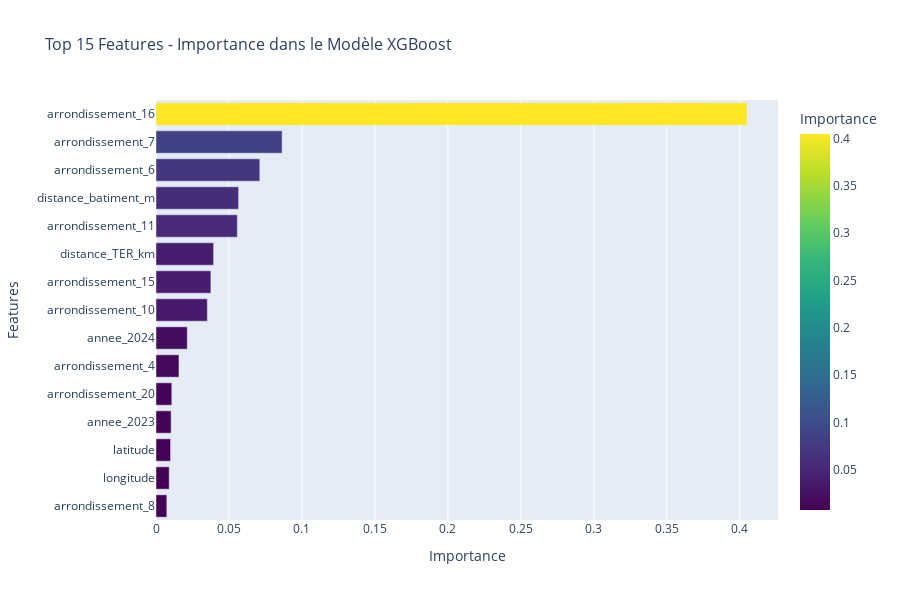

Notebook source saved alongside this figure:
### Code cell
feature_importance_df = pd.DataFrame({
    'feature': all_feature_names,  # Tes noms de features créés précédemment
    'importance': best_model.feature_importances_  # Du XGBoost GridSearch
}).sort_values('importance', ascending=False)

# 1. TOP 15 FEATURES - Horizontal Bar Chart
fig1 = px.bar(
    feature_importance_df.head(15), 
    x='importance', 
    y='feature',
    orientation='h',
    title='Top 15 Features - Importance dans le Modèle XGBoost',
    labels={'importance': 'Importance', 'feature': 'Features'},
    color='importance',
    color_continuous_scale='Viridis'
)

fig1.update_layout(
    height=600,
    yaxis={'categoryorder': 'total ascending'},
    font=dict(size=12),
    title_font_size=16
)

fig1.show()

### Figure 1 — Plotly figure (JSON) as saved in the notebook; plotly's stock layout.template omitted (floating-point values rounded to 4 significant figures)
{"data": [{"alignmentgroup": "True", "hovertemplate": "Importance=%{marker.color}<br>Features=%{y}<extra></extra>", "legendgroup": "", "marker": {"color": [0.4049, 0.08642, 0.07115, 0.05661, 0.05573, 0.03948, 0.0376, 0.03518, 0.02144, 0.01574, 0.01084, 0.01036, 0.009969, 0.009055, 0.007409], "coloraxis": "coloraxis", "pattern": {"shape": ""}}, "name": "", "offsetgroup": "", "orientation": "h", "showlegend": false, "textposition": "auto", "type": "bar", "x": [0.4049, 0.08642, 0.07115, 0.05661, 0.05573, 0.03948, 0.0376, 0.03518, 0.02144, 0.01574, 0.01084, 0.01036, 0.009969, 0.009055, 0.007409], "xaxis": "x", "y": ["arrondissement_16", "arrondissement_7", "arrondissement_6", "distance_batiment_m", "arrondissement_11", "distance_TER_km", "arrondissement_15", "arrondissement_10", "annee_2024", "arrondissement_4", "arrondissement_20", "annee_2023", "latitude", "longitude", "arrondissement_8"], "yaxis": "y"}], "layout": {"barmode": "relative", "coloraxis": {"colorbar": {"title": {"text": "Importance"}}, "colorscale": [[0, "#440154"], [0.1111, "#482878"], [0.2222, "#3e4989"], [0.3333, "#31688e"], [0.4444, "#26828e"], [0.5556, "#1f9e89"], [0.6667, "#35b779"], [0.7778, "#6ece58"], [0.8889, "#b5de2b"], [1, "#fde725"]]}, "font": {"size": 12}, "height": 600, "legend": {"tracegroupgap": 0}, "title": {"font": {"size": 16}, "text": "Top 15 Features - Importance dans le Modèle XGBoost"}, "xaxis": {"anchor": "y", "domain": [0, 1], "title": {"text": "Importance"}}, "yaxis": {"anchor": "x", "categoryorder": "total ascending", "domain": [0, 1], "title": {"text": "Features"}}}}
